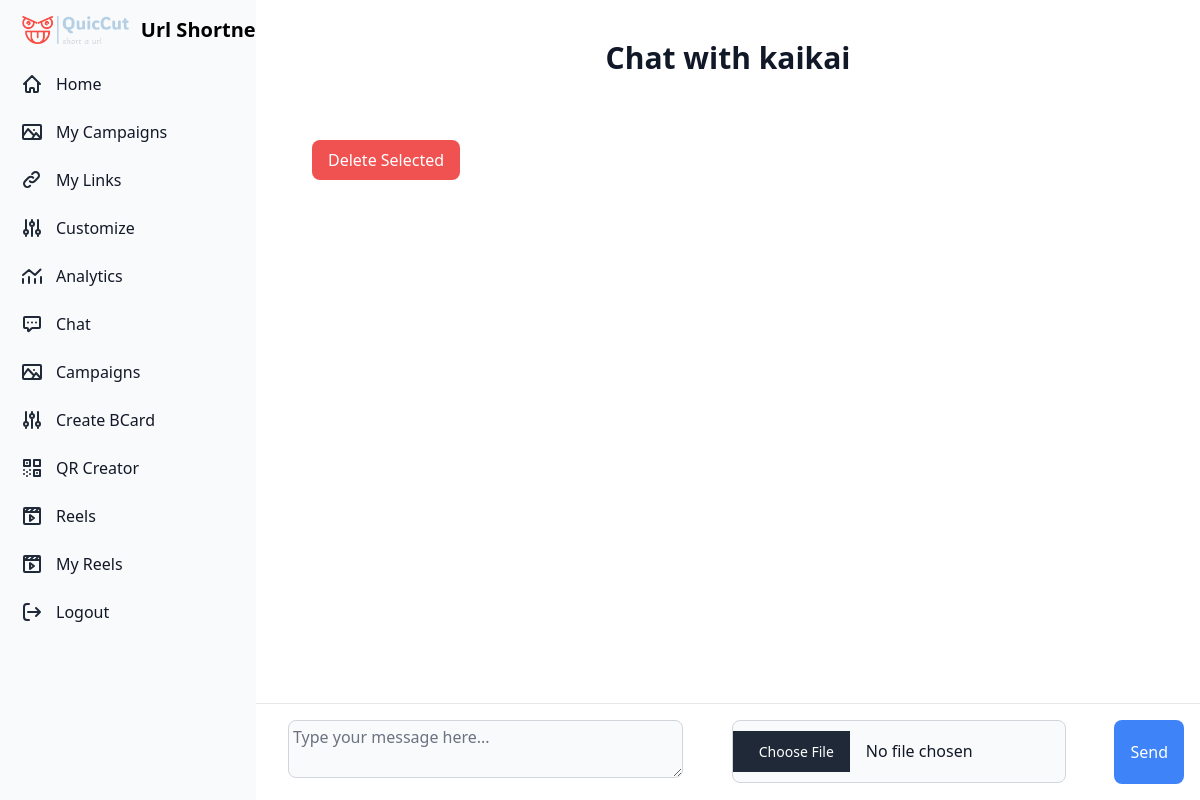
Before: /chat/kaikai/ (signed in) with the older database file.
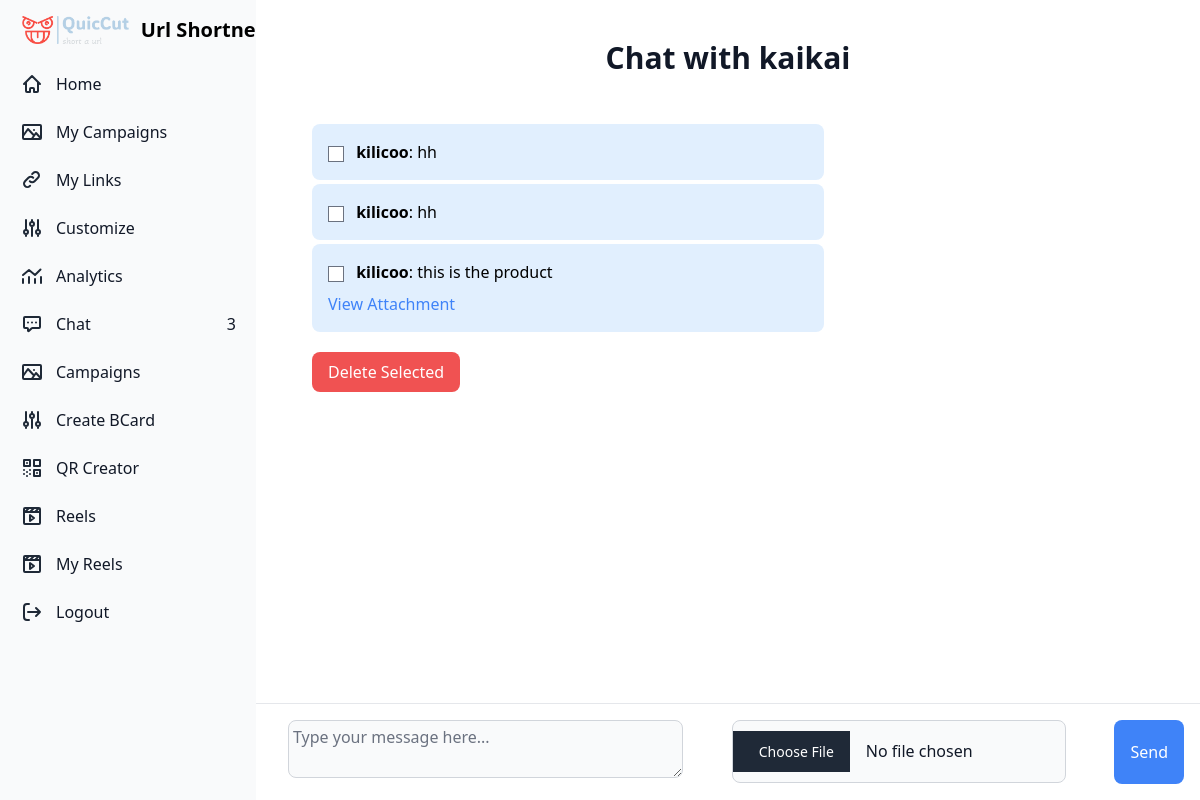
After: the same page with the newer database file.
### chat/models.py (models this page shows, shortened)
class Message(models.Model):
    sender = models.ForeignKey(User, related_name='sent_messages', on_delete=models.CASCADE)
    receiver = models.ForeignKey(User, related_name='received_messages', on_delete=models.CASCADE)
    content = models.TextField()
    timestamp = models.DateTimeField(auto_now_add=True)
    is_read = models.BooleanField(default=False)
    file = models.FileField(upload_to='uploads/', blank=True, null=True)

### chat/views.py (the view)
# urls.py: path('<str:username>/', views.chat_detail, name='chat_detail'),
@login_required
def chat_detail(request, username):
    user = get_object_or_404(User, username=username)
    if request.method == 'POST':
        form = MessageForm(request.POST, request.FILES)
        if form.is_valid():
            message = form.save(commit=False)
            message.sender = request.user
            message.receiver = user
            message.save()
            return redirect('chat_detail', username=user.username)
    else:
        form = MessageForm()
    messages = Message.objects.filter(
        (Q(sender=request.user) & Q(receiver=user)) |
        (Q(sender=user) & Q(receiver=request.user))
    ).order_by('timestamp')
    unread_messages = messages.filter(receiver=request.user, is_read=False)
    unread_messages.update(is_read=True)
    if request.method == 'POST':
        content = request.POST.get('content')
        if content:
            Message.objects.create(sender=request.user, receiver=user, content=content)
    if request.method == 'POST' and 'delete_message_ids' in request.POST:
            message_ids = request.POST.getlist('delete_message_ids')
            Message.objects.filter(id__in=message_ids).delete()
    return render(request, 'chat/chat_detail.html', {'messages': messages,'form': form, 'user': user})

### chat/forms.py
class MessageForm(forms.ModelForm):
    class Meta:
        model = Message
        fields = ['content', 'file']
        widgets = {
            'content': forms.Textarea(attrs={
                'rows': 2,
                'class': 'p-1 text-md text-gray-900 bg-gray-50 rounded-lg border border-gray-300 focus:ring-blue-500 focus:border-blue-500 dark:bg-gray-700 dark:border-gray-600 dark:placeholder-gray-400 dark:text-white dark:focus:ring-blue-500 dark:focus:border-blue-500',
                'placeholder': 'Type your message here...'
            }),
                'file': forms.ClearableFileInput(attrs={
                'class': "p-2.5 text-md text-gray-900 bg-gray-50 rounded-lg border border-gray-300 focus:ring-blue-500 focus:border-blue-500 dark:bg-gray-700 dark:border-gray-600 dark:placeholder-gray-400 dark:text-white dark:focus:ring-blue-500 dark:focus:border-blue-500",
            }),
        }

### chat/templatetags/chat_tags.py (called while the page is built)
@register.simple_tag
def unread_message_count(user):
    return Message.objects.filter(receiver=user, is_read=False).count()

### templates/chat/chat_detail.html (shortened to what this page needs)
{% extends 'basehome/base.html' %}
{% block content %}
<div class="p-10 sm:ml-64 h-screen flex flex-col">
    <div class="flex-none">
        <h1 class="text-center text-3xl font-bold text-gray-900 mb-8">Chat with {{ user.username }}</h1>
    </div>
    <div class="flex-1 overflow-y-auto p-4 space-y-4 mb-24">
        <form method="post">
            {% for message in messages %}
                <div class="mb-1 {% if message.sender == request.user %}bg-blue-100 self-end{% else %}bg-gray-200 self-start{% endif %} p-4 rounded-lg max-w-lg">
                    <input type="checkbox" name="delete_message_ids" value="{{ message.id }}" class="mr-2">
                    <strong >{{ message.sender.username }}</strong>: {{ message.content }}
                    {% if message.file %}
                        <div class="mt-2">
                            <a href="{{ message.file.url }}" class="text-blue-500 hover:underline" target="_blank">View Attachment</a>
                        </div>
                    {% endif %}
                </div>
            {% endfor %}
            <button type="submit" class="mt-4 bg-red-500 text-white px-4 py-2 rounded-lg hover:bg-red-600">Delete Selected</button>
        </form>
    </div>
    <div class="ml-64 bg-white p-4 border-t border-gray-200 fixed bottom-0 inset-x-0">
        <form method="post" enctype="multipart/form-data" class="flex space-x-4">
            <div class="flex-grow">
                {{ form.content }}
            </div>
            <div class="flex-grow">
                {{ form.file }}
            </div>
            <button type="submit" class="bg-blue-500 text-white px-4 py-1.5 rounded-lg hover:bg-blue-600">
                Send
            </button>
        </form>
    </div>
</div>
{% endblock %}

Changed rows visible on the page:
added Message: sender.username "kilicoo", content "hh"
added Message: sender.username "kilicoo", content "hh"
added Message: sender.username "kilicoo", content "this is the product"
Other visible differences:
{{ unread_count }}: (not shown) → "3"
